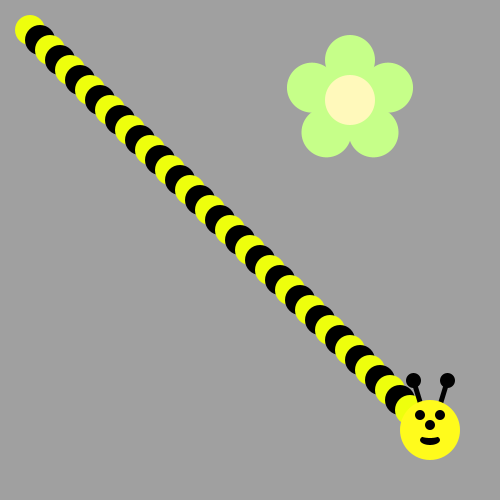
Frame 1 (no input)
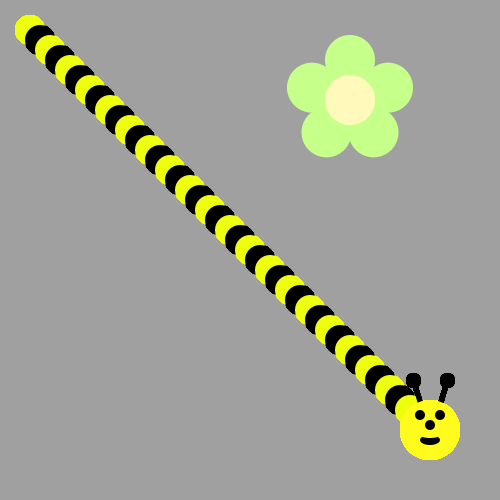
Frame 60 (the mouse pressed at the canvas centre just before this capture)
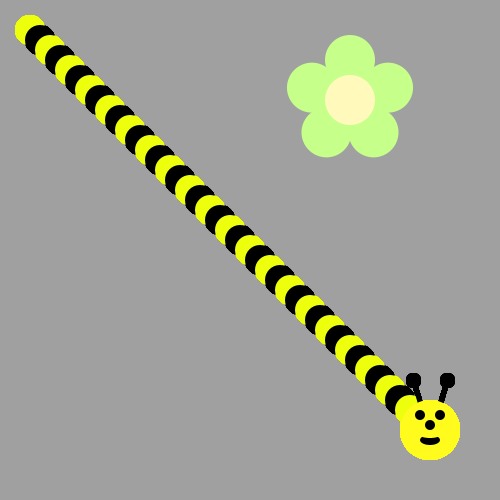
Frame 120 (the mouse held since frame 60 and released just before this capture)

The Processing sketch that drew these frames (run headless with seeded random() and noise(); from frame 60 on, the mouse is pressed at the canvas centre):

// Processing sketch: bumble_bee
// ── bumble_bee.pde
int x = 30;
int y = 30;

void draw() {
  for (int i = 0; i < 20; i++) {
    fill(#EEFF0D);
  ellipse(x,y,30,30);
  x = x + 10;
  y = y + 10;
  fill(0,0,0);
  ellipse(x,y,30,30);
  x = x + 10;
  y = y + 10;
  }
  drawBeeFace(x,y);
  x = 30;
  y = 30;
/*Use a loop to make a body for the Bee!
Then put his head on using drawBeeFace(x,y)
Use Modulo to make the colors alternate 
*/
}

void drawFlower(int x, int y) {
     noStroke();
     translate(x, y);
     // draw 5 petals, rotating after each one
     fill(#c6ff89);      // green
      for (int i = 0; i < 5; i++) {
           ellipse(0, -40, 50, 50);
          rotate(radians(72));
     }
     fill(#fff9bb); // light yellow
     ellipse(0, 0, 50, 50);
} 
void drawBeeFace(int BeeFaceX, int BeeFaceY) {
     noStroke();
     fill(0, 0, 0);
     stroke(1);
     strokeWeight(5);
     line(BeeFaceX-10, BeeFaceY-27, BeeFaceX-17, BeeFaceY-50);
     line(BeeFaceX+10, BeeFaceY-27, BeeFaceX+17, BeeFaceY-50);
     ellipse(BeeFaceX-17, BeeFaceY-50, 10, 10);
     ellipse(BeeFaceX+17, BeeFaceY-50, 10, 10);
     noStroke();
     fill(255, 251, 28);
     ellipse(BeeFaceX, BeeFaceY, 60, 60); // face
     fill(255, 237, 209);
     fill(0,0,0);
      ellipse(BeeFaceX-10, BeeFaceY-15, 10, 10); // eyes
     ellipse(BeeFaceX+10, BeeFaceY-15, 10, 10);
      ellipse(BeeFaceX, BeeFaceY-5, 10, 10); // nose
      ellipse(BeeFaceX, BeeFaceY+10, 20, 10);// mouth
     fill(255, 251, 28);
     ellipse(BeeFaceX, BeeFaceY+5, 20, 6);
}

void setup() {
     ellipseMode(CENTER);
     size(500, 500);
     background(160, 160, 160);
      drawFlower(350, 100);
}
